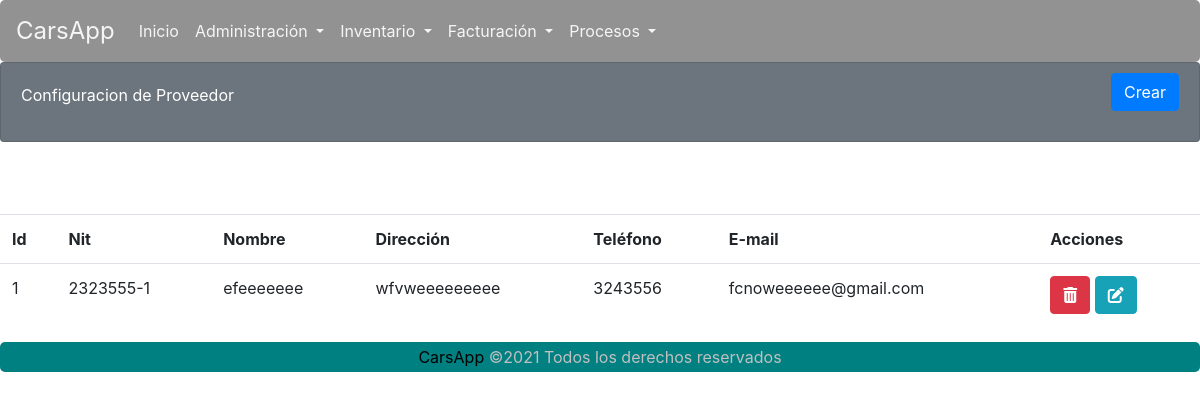
/carsapp/proveedorListar/, run on the app's committed database.
### carsapp/models.py (models this page shows)
class Proveedor(models.Model):
    id_proveedor = models.AutoField(primary_key=True)
    nit = models.CharField(max_length=30, blank=False, null=False)
    nombre = models.CharField(max_length=100, blank=False, null=False)
    direccion = models.CharField(max_length=50, blank=False, null=False)
    telefono = models.CharField(max_length=20, blank=False, null=False)
    email = models.EmailField(blank=False, null=False)
    def __str__(self):
        return f"{self.nombre}"

### carsapp/views.py (the view)
# urls.py: path('proveedorListar/', views.ProveedorLista.as_view(), name='proveedorListar'),
class ProveedorLista(ListView):
    template_name = 'carsapp/proveedorListar.html'
    queryset = Proveedor.objects.all()
    paginate_by = 2
    def get_context_data(self, **kwargs):
        context = super().get_context_data(**kwargs)
        context['message'] = 'Lista de Proveedores'
        print(context)
        return context

### carsapp/templates/carsapp/proveedorListar.html (shortened to what this page needs)
{% extends 'carsapp/base.html' %}
{% load static %}
{% block contenedor %}
<div class="card text-white bg-secondary">
    <div class="card-body">
        <div>
            Configuracion de Proveedor
        </div>
        <div class="btn-cerrarSesion">
            <a class="btn btn-primary" href="{% url 'carsapp:proveedorFormulario' %}" id="ID_BTNListar">Crear</a>
        </div>
    </div>
</div>
    <br>
    <br />
    <br />
    {% if object_list %}
    <table class="table  table-hover">
        <tr>
            <th>Id</th>
            <th>Nit</th>
            <th>Nombre</th>
            <th>Dirección</th>
            <th>Teléfono</th>
            <th>E-mail</th>
            <th>Acciones</th>
        </tr>
        {% for registro in object_list %}
        <tr>
            <td>{{ registro.id_proveedor}}</td>
            <td>{{ registro.nit }}</td>
            <td>{{ registro.nombre }}</td>
            <td>{{ registro.direccion }}</td>
            <td>{{ registro.telefono }}</td>
            <td>{{ registro.email }}</td>
            <td>
                <a class="btn btn-danger" href="javascript:vehiculo_Eliminar('{% url 'carsapp:proveedorEliminar' registro.id_proveedor %}')" role="button"><i class="fas fa-trash-alt"></i></a>
                <a class="btn btn-info" href="{% url 'carsapp:proveedorFormActualizar' registro.id_proveedor %}" role="button"><i class="fas fa-edit"></i></a>
            </td>
        </tr>
        {% endfor %}
    </table>
    {% else %}
    No hay datos aún.
    {% endif %}
{% endblock %}

### carsapp/static/carsapp/CSS/estilos.css (style rules this page uses)
* { margin: 0; padding: 0; }
.card-body > div { display: inline-block; }
.btn-cerrarSesion { margin-top: -10px; float: right; }
.card { height: 10vh; }
h4, h2,small,a { margin: 0; padding: 0; color: black; }
a { text-decoration: none; }

### data on the page
Proveedor: id_proveedor "1", nit "2323555-1", nombre "efeeeeeee", direccion "wfvweeeeeeeee", telefono "3243556", email "fcnoweeeeee@gmail.com"
